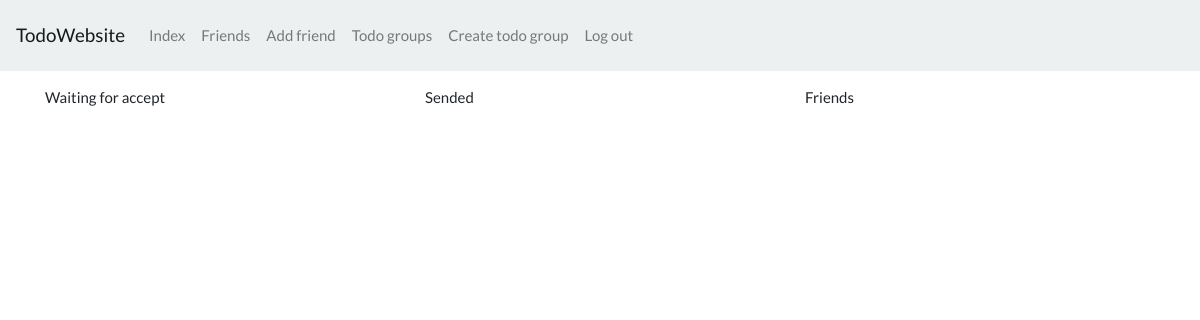
Page /home/friends/ (signed in) on the earlier database version.
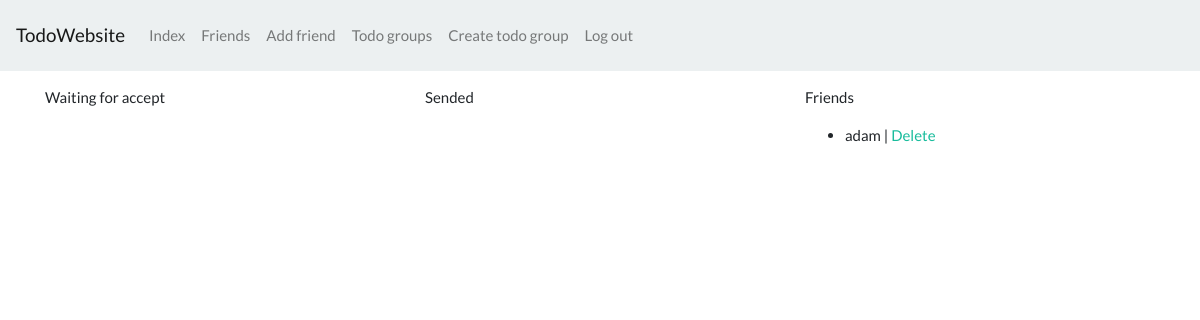
Same page on the later database version.
### friends/models.py (models this page shows, shortened)
class FriendRequest(models.Model):
    sender = models.ForeignKey(User, on_delete=models.CASCADE, related_name='friends_request_sender')
    receiver = models.ForeignKey(User, on_delete=models.CASCADE, related_name='friends_request_receibver')
    sended = models.DateField(auto_now_add=True)
    accepted = models.BooleanField(default=False)
    class Meta:
        ordering = ('sended',)

### userauth/models.py (models this page shows, shortened)
class User(UserBase):
    profile_image = models.ImageField(upload_to=get_profile_image_path, blank=True, null=True)
    friends = models.ManyToManyField('self', blank=True)

### friends/views.py (the view)
# urls.py: path('', index, name='index'),
@login_required
def index(request):
    waiting_for_accept = FriendRequest.objects.filter(receiver=request.user).filter(accepted=False)
    sended = FriendRequest.objects.filter(sender=request.user).filter(accepted=False)
    friends = FriendRequest.objects.filter(
        Q(receiver=request.user) |
        Q(sender=request.user)
    ).filter(accepted=True)
    return render(request, 'friends/list.html', {
        'waiting_for_accept': waiting_for_accept,
        'sended': sended,
        'friends': friends,
    })

### templates/friends/list.html (shortened to what this page needs)
{% extends 'base.html' %}
{% block container %}
    <div class="row">
        <div class="col-12 col-md-4">
            <p>Waiting for accept</p>
        </div>
        <div class="col-12 col-md-4">
            <p>Sended</p>
        </div>
        <div class="col-12 col-md-4">
            <p>Friends</p>
            <ul>
                {% for req in friends %}
                    {% if request.user.id == req.sender.id %}
                        <li>{{ req.receiver.username }} | <a href="{% url 'friends:delete' id=req.id %}">Delete</a></li>
                    {% else %}
                        <li>{{ req.sender.username }} | <a href="{% url 'friends:delete' id=req.id %}">Delete</a></li>
                    {% endif %}
                {% endfor %}
            </ul>
        </div>
    </div>
{% endblock %}

### templates/base.html (shortened to what this page needs)
{% load static %}
<html lang="en">
<head>
    <link href="https://stackpath.bootstrapcdn.com/bootswatch/4.1.3/flatly/bootstrap.min.css" rel="stylesheet">
    <link href="https://cdnjs.cloudflare.com/ajax/libs/select2/4.0.6-rc.0/css/select2.min.css" rel="stylesheet" />
</head>
<body>
    <nav class="navbar navbar-expand-lg navbar-light bg-light">
        <a class="navbar-brand" href="/">TodoWebsite</a>
        {% if request.user.is_authenticated %}
            <div class="collapse navbar-collapse" id="nav">
                <ul class="navbar-nav mr-auto">
                    <li class="nav-item">
                        <a href="{% url 'home:index' %}" class="nav-link">Index</a>
                    </li>
                    <li class="nav-item">
                        <a href="{% url 'friends:index' %}" class="nav-link">Friends</a>
                    </li>
                    <li class="nav-item">
                        <a href="{% url 'friends:find' %}" class="nav-link">Add friend</a>
                    </li>
                    <li class="nav-item">
                        <a href="{% url 'todo:list' %}" class="nav-link">Todo groups</a>
                    </li>
                    <li class="nav-item">
                        <a href="{% url 'todo:create' %}" class="nav-link">Create todo group</a>
                    </li>
                    <li class="nav-item">
                        <a href="{% url 'userauth:logout' %}" class="nav-link">Log out</a>
                    </li>
                </ul>
            </div>
        {% endif %}
    </nav>
    <div class="container">
        {% block container %}
        {% endblock %}
    </div>
</body>
</html>

Differences in the rows shown:
added FriendRequest: sender.username "adam"
